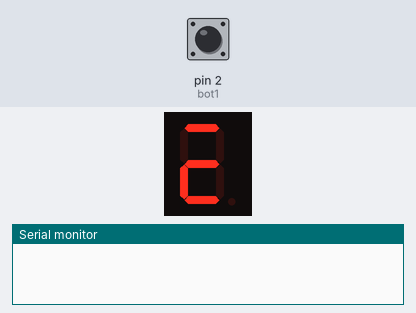
Bench run of a sketch on a simulated Arduino Uno, built with avr-gcc and run on an emulated ATmega328P. Shown: 1-digit seven-segment display, the last lines printed to the serial monitor. Wiring (inferred from the names in the program): 1-digit 7-segment display, segments lit when HIGH: segments pin 5, pin 6, pin 7, pin 8, pin 9, pin 10, pin 11. Inputs (shaded band) come from the test bench; at power-on: pin 2 (bot1) HIGH. The segment pins are drawn as the display they are named for.

Above: at 1.1 s.
At 2.3 s:
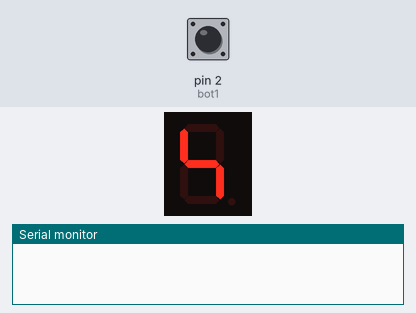
2.4 s: pin 2 (bot1) pulled LOW for 3.2 s
At 8.9 s:
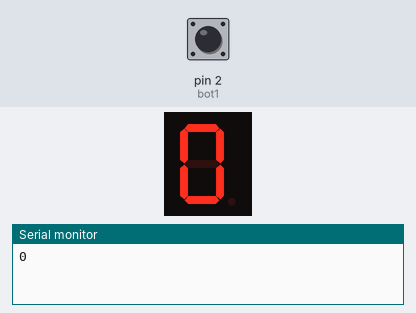
Timing chart, 0 to 10.4 s (numbered marks = the images above; inputs shaded):
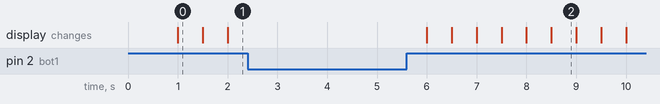

The sketch:

Exercici_3-Display_de_7_segments.ino
```cpp
/**********************************************************************************
**                                                                               **
**                    Display de 7 segments: Escriu els números                  **
**                                                                               **
**  NOM:Noa Garay Villarreal                                     DATA:14/03/2023 **
**********************************************************************************/

//********** Includes *************************************************************

//********** Variables ************************************************************
const int segA = 5;          // donar nom al pin 5 de l’Arduino
const int segB = 6;
const int segC = 7;
const int segD = 8;
const int segE = 9;
const int segF = 10;
const int segG = 11;
const int bot1 = 2;
boolean buttonEstat = HIGH;
boolean buttonEstatPrevi = HIGH;

int num = 0;
//********** Setup ****************************************************************
void setup()
{
  pinMode(segA, OUTPUT);     // definir el pin 5 com una sortida
  pinMode(segB, OUTPUT);     // definir el pin 6 com una sortida
  pinMode(segC, OUTPUT);     // definir el pin 7 com una sortida
  pinMode(segD, OUTPUT);     // definir el pin 8 com una sortida
  pinMode(segE, OUTPUT);     // definir el pin 9 com una sortida
  pinMode(segF, OUTPUT);     // definir el pin 10 com una sortida
  pinMode(segG, OUTPUT);     // definir el pin 11 com una sortida
  pinMode(bot1,INPUT);

  digitalWrite(segA, LOW);     // posar a 0V el pin 5
  digitalWrite(segB, LOW);     // posar a 0V el pin 6
  digitalWrite(segC, LOW);     // posar a 0V el pin 7
  digitalWrite(segD, LOW);     // posar a 0V el pin 8
  digitalWrite(segE, LOW);     // posar a 0V el pin 9
  digitalWrite(segF, LOW);     // posar a 0V el pin 10
  digitalWrite(segG, LOW);     // posar a 0V el pin 11

  Serial.begin(9600);
  }

//********** Loop *****************************************************************
void loop()
{
  delay(500);
  buttonEstat = digitalRead(bot1);
  if (buttonEstat != buttonEstatPrevi)
  {
  buttonEstatPrevi = buttonEstat;
  }
  if (buttonEstatPrevi == HIGH)
  {
   num = num + 1;
   if (num == 10) num = 0;
  }
  switch(num)
  {
  case 0:

  digitalWrite(segA, HIGH);    // Número 0
  digitalWrite(segB, HIGH);
  digitalWrite(segC, HIGH);
  digitalWrite(segD, HIGH);
  digitalWrite(segE, HIGH);
  digitalWrite(segF, HIGH);
  digitalWrite(segG, LOW);
  Serial.println(num);
  break;

  case 1:
  digitalWrite(segA, LOW);    // Número 1
  digitalWrite(segD, LOW);
  digitalWrite(segE, LOW);
  digitalWrite(segF, LOW);
  digitalWrite(segG, LOW);
  break;

  case 2:
  digitalWrite(segA, HIGH);    // Número 2
  digitalWrite(segC, LOW);
  digitalWrite(segD, HIGH);
  digitalWrite(segE, HIGH);
  digitalWrite(segG, HIGH);
  break;

  case 3:
  digitalWrite(segC, HIGH);  // Número 3
  digitalWrite(segE, LOW);
  break;

  case 4:
  digitalWrite(segA, LOW);    // Número 4
  digitalWrite(segD, LOW);
  digitalWrite(segF, HIGH);
  break;

  case 5:
  digitalWrite(segA, HIGH);    // Número 5
  digitalWrite(segB, LOW);
  digitalWrite(segD, HIGH);
  break;

  case 6:
  digitalWrite(segA, HIGH);    // Número 6
  digitalWrite(segE, HIGH);
  break;

  case 7:
  digitalWrite(segA, HIGH);    // Número 7
  digitalWrite(segB, HIGH);
  digitalWrite(segD, LOW);
  digitalWrite(segE, LOW);
  digitalWrite(segF, LOW);
  digitalWrite(segG, LOW);
  break;

  case 8:
  digitalWrite(segD, HIGH);    //Número 8
  digitalWrite(segE, HIGH);
  digitalWrite(segF, HIGH);
  digitalWrite(segG, HIGH);
  break;

  case 9:
  digitalWrite(segD, LOW);
  digitalWrite(segE, LOW);
  break;
  }
}
//********** Funcions *************************************************************
```

Measured:
- what the display in image 0 shows lasts 0.5 s, from 1.0 s to 1.5 s
